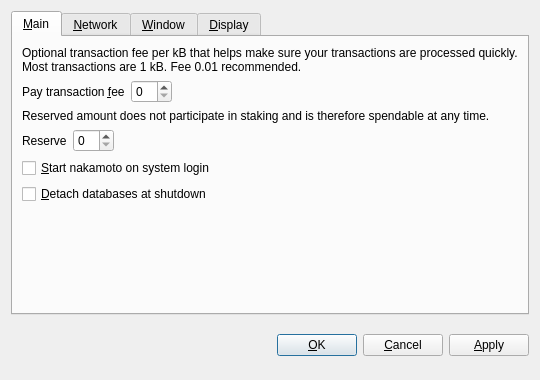
<?xml version="1.0" encoding="UTF-8"?>
<ui version="4.0">
 <class>OptionsDialog</class>
 <widget class="QDialog" name="OptionsDialog">
  <property name="geometry">
   <rect>
    <x>0</x>
    <y>0</y>
    <width>540</width>
    <height>380</height>
   </rect>
  </property>
  <property name="windowTitle">
   <string>Options</string>
  </property>
  <property name="modal">
   <bool>true</bool>
  </property>
  <layout class="QVBoxLayout" name="verticalLayout">
   <item>
    <widget class="QTabWidget" name="tabWidget">
     <property name="tabPosition">
      <enum>QTabWidget::North</enum>
     </property>
     <property name="currentIndex">
      <number>0</number>
     </property>
     <widget class="QWidget" name="tabMain">
      <attribute name="title">
       <string>&amp;Main</string>
      </attribute>
      <layout class="QVBoxLayout" name="verticalLayout_Main">
       <item>
        <widget class="QLabel" name="transactionFeeInfoLabel">
         <property name="text">
          <string>Optional transaction fee per kB that helps make sure your transactions are processed quickly. Most transactions are 1 kB. Fee 0.01 recommended.</string>
         </property>
         <property name="textFormat">
          <enum>Qt::PlainText</enum>
         </property>
         <property name="wordWrap">
          <bool>true</bool>
         </property>
        </widget>
       </item>
       <item>
        <layout class="QHBoxLayout" name="horizontalLayoutFee">
         <item>
          <widget class="QLabel" name="transactionFeeLabel">
           <property name="text">
            <string>Pay transaction &amp;fee</string>
           </property>
           <property name="textFormat">
            <enum>Qt::PlainText</enum>
           </property>
           <property name="buddy">
            <cstring>transactionFee</cstring>
           </property>
          </widget>
         </item>
         <item>
          <widget class="BitcoinAmountField" name="transactionFee"/>
         </item>
         <item>
          <spacer name="horizontalSpacerFee">
           <property name="orientation">
            <enum>Qt::Horizontal</enum>
           </property>
           <property name="sizeHint" stdset="0">
            <size>
             <width>40</width>
             <height>20</height>
            </size>
           </property>
          </spacer>
         </item>
        </layout>
       </item>
       <item>
        <widget class="QLabel" name="reserveBalanceInfoLabel">
         <property name="text">
          <string>Reserved amount does not participate in staking and is therefore spendable at any time.</string>
         </property>
         <property name="textFormat">
          <enum>Qt::PlainText</enum>
         </property>
         <property name="wordWrap">
          <bool>true</bool>
         </property>
        </widget>
       </item>
       <item>
        <layout class="QHBoxLayout" name="horizontalLayoutReserveBalance">
         <item>
          <widget class="QLabel" name="reserveBalanceLabel">
           <property name="text">
            <string>Reserve</string>
           </property>
           <property name="textFormat">
            <enum>Qt::PlainText</enum>
           </property>
           <property name="buddy">
            <cstring>reserveBalance</cstring>
           </property>
          </widget>
         </item>
         <item>
          <widget class="BitcoinAmountField" name="reserveBalance"/>
         </item>
         <item>
          <spacer name="horizontalSpacerReserveBalance">
           <property name="orientation">
            <enum>Qt::Horizontal</enum>
           </property>
           <property name="sizeHint" stdset="0">
            <size>
             <width>40</width>
             <height>20</height>
            </size>
           </property>
          </spacer>
         </item>
        </layout>
       </item>
       <item>
        <widget class="QCheckBox" name="bitcoinAtStartup">
         <property name="toolTip">
          <string>Automatically start nakamoto after logging in to the system.</string>
         </property>
         <property name="text">
          <string>&amp;Start nakamoto on system login</string>
         </property>
        </widget>
       </item>
       <item>
        <widget class="QCheckBox" name="detachDatabases">
         <property name="toolTip">
          <string>Detach block and address databases at shutdown. This means they can be moved to another data directory, but it slows down shutdown. The wallet is always detached.</string>
         </property>
         <property name="text">
          <string>&amp;Detach databases at shutdown</string>
         </property>
        </widget>
       </item>
       <item>
        <spacer name="verticalSpacer_Main">
         <property name="orientation">
          <enum>Qt::Vertical</enum>
         </property>
         <property name="sizeHint" stdset="0">
          <size>
           <width>20</width>
           <height>40</height>
          </size>
         </property>
        </spacer>
       </item>
      </layout>
     </widget>
     <widget class="QWidget" name="tabNetwork">
      <attribute name="title">
       <string>&amp;Network</string>
      </attribute>
      <layout class="QVBoxLayout" name="verticalLayout_Network">
       <item>
        <widget class="QCheckBox" name="mapPortUpnp">
         <property name="toolTip">
          <string>Automatically open the nakamoto client port on the router. This only works when your router supports UPnP and it is enabled.</string>
         </property>
         <property name="text">
          <string>Map port using &amp;UPnP</string>
         </property>
        </widget>
       </item>
       <item>
        <widget class="QCheckBox" name="connectSocks">
         <property name="toolTip">
          <string>Connect to the nakamoto network through a SOCKS proxy (e.g. when connecting through Tor).</string>
         </property>
         <property name="text">
          <string>&amp;Connect through SOCKS proxy:</string>
         </property>
        </widget>
       </item>
       <item>
        <layout class="QHBoxLayout" name="horizontalLayout_Network">
         <item>
          <widget class="QLabel" name="proxyIpLabel">
           <property name="text">
            <string>Proxy &amp;IP:</string>
           </property>
           <property name="textFormat">
            <enum>Qt::PlainText</enum>
           </property>
           <property name="buddy">
            <cstring>proxyIp</cstring>
           </property>
          </widget>
         </item>
         <item>
          <widget class="QValidatedLineEdit" name="proxyIp">
           <property name="maximumSize">
            <size>
             <width>140</width>
             <height>16777215</height>
            </size>
           </property>
           <property name="toolTip">
            <string>IP address of the proxy (e.g. 127.0.0.1)</string>
           </property>
          </widget>
         </item>
         <item>
          <widget class="QLabel" name="proxyPortLabel">
           <property name="text">
            <string>&amp;Port:</string>
           </property>
           <property name="textFormat">
            <enum>Qt::PlainText</enum>
           </property>
           <property name="buddy">
            <cstring>proxyPort</cstring>
           </property>
          </widget>
         </item>
         <item>
          <widget class="QLineEdit" name="proxyPort">
           <property name="maximumSize">
            <size>
             <width>55</width>
             <height>16777215</height>
            </size>
           </property>
           <property name="toolTip">
            <string>Port of the proxy (e.g. 9050)</string>
           </property>
          </widget>
         </item>
         <item>
          <widget class="QLabel" name="socksVersionLabel">
           <property name="text">
            <string>SOCKS &amp;Version:</string>
           </property>
           <property name="textFormat">
            <enum>Qt::PlainText</enum>
           </property>
           <property name="buddy">
            <cstring>socksVersion</cstring>
           </property>
          </widget>
         </item>
         <item>
          <widget class="QValueComboBox" name="socksVersion">
           <property name="toolTip">
            <string>SOCKS version of the proxy (e.g. 5)</string>
           </property>
          </widget>
         </item>
         <item>
          <spacer name="horizontalSpacer_Network">
           <property name="orientation">
            <enum>Qt::Horizontal</enum>
           </property>
           <property name="sizeHint" stdset="0">
            <size>
             <width>40</width>
             <height>20</height>
            </size>
           </property>
          </spacer>
         </item>
        </layout>
       </item>
       <item>
        <spacer name="verticalSpacer_Network">
         <property name="orientation">
          <enum>Qt::Vertical</enum>
         </property>
         <property name="sizeHint" stdset="0">
          <size>
           <width>20</width>
           <height>40</height>
          </size>
         </property>
        </spacer>
       </item>
      </layout>
     </widget>
     <widget class="QWidget" name="tabWindow">
      <attribute name="title">
       <string>&amp;Window</string>
      </attribute>
      <layout class="QVBoxLayout" name="verticalLayout_Window">
       <item>
        <widget class="QCheckBox" name="minimizeToTray">
         <property name="toolTip">
          <string>Show only a tray icon after minimizing the window.</string>
         </property>
         <property name="text">
          <string>&amp;Minimize to the tray instead of the taskbar</string>
         </property>
        </widget>
       </item>
       <item>
        <widget class="QCheckBox" name="minimizeOnClose">
         <property name="toolTip">
          <string>Minimize instead of exit the application when the window is closed. When this option is enabled, the application will be closed only after selecting Quit in the menu.</string>
         </property>
         <property name="text">
          <string>M&amp;inimize on close</string>
         </property>
        </widget>
       </item>
       <item>
        <spacer name="verticalSpacer_Window">
         <property name="orientation">
          <enum>Qt::Vertical</enum>
         </property>
         <property name="sizeHint" stdset="0">
          <size>
           <width>20</width>
           <height>40</height>
          </size>
         </property>
        </spacer>
       </item>
      </layout>
     </widget>
     <widget class="QWidget" name="tabDisplay">
      <attribute name="title">
       <string>&amp;Display</string>
      </attribute>
      <layout class="QVBoxLayout" name="verticalLayout_Display">
       <item>
        <layout class="QHBoxLayout" name="horizontalLayout_1_Display">
         <item>
          <widget class="QLabel" name="langLabel">
           <property name="text">
            <string>User Interface &amp;language:</string>
           </property>
           <property name="textFormat">
            <enum>Qt::PlainText</enum>
           </property>
           <property name="buddy">
            <cstring>lang</cstring>
           </property>
          </widget>
         </item>
         <item>
          <widget class="QValueComboBox" name="lang">
           <property name="toolTip">
            <string>The user interface language can be set here. This setting will take effect after restarting nakamoto.</string>
           </property>
          </widget>
         </item>
        </layout>
       </item>
       <item>
        <layout class="QHBoxLayout" name="horizontalLayout_2_Display">
         <item>
          <widget class="QLabel" name="unitLabel">
           <property name="text">
            <string>&amp;Unit to show amounts in:</string>
           </property>
           <property name="textFormat">
            <enum>Qt::PlainText</enum>
           </property>
           <property name="buddy">
            <cstring>unit</cstring>
           </property>
          </widget>
         </item>
         <item>
          <widget class="QValueComboBox" name="unit">
           <property name="toolTip">
            <string>Choose the default subdivision unit to show in the interface and when sending coins.</string>
           </property>
          </widget>
         </item>
        </layout>
       </item>
       <item>
        <widget class="QCheckBox" name="displayAddresses">
         <property name="toolTip">
          <string>Whether to show nakamoto addresses in the transaction list or not.</string>
         </property>
         <property name="text">
          <string>&amp;Display addresses in transaction list</string>
         </property>
        </widget>
       </item>
       <item>
        <widget class="QCheckBox" name="coinControlFeatures">
         <property name="toolTip">
          <string>Whether to show coin control features or not.</string>
         </property>
         <property name="text">
          <string>Display coin &amp;control features (experts only!)</string>
         </property>
        </widget>
       </item>
       <item>
        <spacer name="verticalSpacer_Display">
         <property name="orientation">
          <enum>Qt::Vertical</enum>
         </property>
         <property name="sizeHint" stdset="0">
          <size>
           <width>20</width>
           <height>40</height>
          </size>
         </property>
        </spacer>
       </item>
      </layout>
     </widget>
    </widget>
   </item>
   <item>
    <layout class="QHBoxLayout" name="horizontalLayout_Buttons">
     <item>
      <spacer name="horizontalSpacer_1">
       <property name="orientation">
        <enum>Qt::Horizontal</enum>
       </property>
       <property name="sizeHint" stdset="0">
        <size>
         <width>40</width>
         <height>48</height>
        </size>
       </property>
      </spacer>
     </item>
     <item>
      <widget class="QLabel" name="statusLabel">
       <property name="font">
        <font>
         <weight>75</weight>
         <bold>true</bold>
        </font>
       </property>
       <property name="text">
        <string/>
       </property>
       <property name="textFormat">
        <enum>Qt::PlainText</enum>
       </property>
       <property name="wordWrap">
        <bool>true</bool>
       </property>
      </widget>
     </item>
     <item>
      <spacer name="horizontalSpacer_2">
       <property name="orientation">
        <enum>Qt::Horizontal</enum>
       </property>
       <property name="sizeHint" stdset="0">
        <size>
         <width>40</width>
         <height>48</height>
        </size>
       </property>
      </spacer>
     </item>
     <item>
      <widget class="QPushButton" name="okButton">
       <property name="text">
        <string>&amp;OK</string>
       </property>
      </widget>
     </item>
     <item>
      <widget class="QPushButton" name="cancelButton">
       <property name="text">
        <string>&amp;Cancel</string>
       </property>
       <property name="autoDefault">
        <bool>false</bool>
       </property>
      </widget>
     </item>
     <item>
      <widget class="QPushButton" name="applyButton">
       <property name="text">
        <string>&amp;Apply</string>
       </property>
       <property name="autoDefault">
        <bool>false</bool>
       </property>
      </widget>
     </item>
    </layout>
   </item>
  </layout>
 </widget>
 <customwidgets>
  <customwidget>
   <class>BitcoinAmountField</class>
   <extends>QSpinBox</extends>
   <header>bitcoinamountfield.h</header>
  </customwidget>
  <customwidget>
   <class>QValueComboBox</class>
   <extends>QComboBox</extends>
   <header>qvaluecombobox.h</header>
  </customwidget>
  <customwidget>
   <class>QValidatedLineEdit</class>
   <extends>QLineEdit</extends>
   <header>qvalidatedlineedit.h</header>
  </customwidget>
 </customwidgets>
 <resources/>
 <connections/>
</ui>
